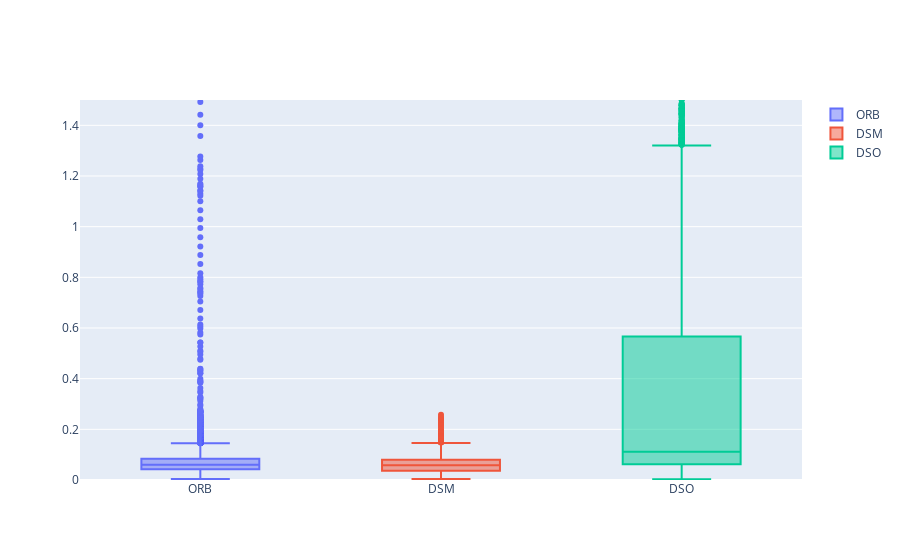

Notebook code cell kept with this figure:
### Code cell
plot = go.Figure(layout_yaxis_range=[0,1.5])
  
plot.add_trace(go.Box(y=dists_orb, name="ORB"))
plot.add_trace(go.Box(y=dists_dsm, name="DSM"))
plot.add_trace(go.Box(y=dists_dso, name="DSO"))

  
plot.show()

### Figure 1 — Plotly figure (JSON) as saved in the notebook; plotly's stock layout.template omitted (floating-point values rounded to 4 significant figures; data arrays with more than 128 entries replaced by an {"elided": "..."} marker saying what was removed)
{"data": [{"name": "ORB", "type": "box", "y": {"elided": "21481 float values"}}, {"name": "DSM", "type": "box", "y": {"elided": "2713 float values"}}, {"name": "DSO", "type": "box", "y": {"elided": "5219 float values"}}], "layout": {"yaxis": {"range": [0, 1.5]}}}
